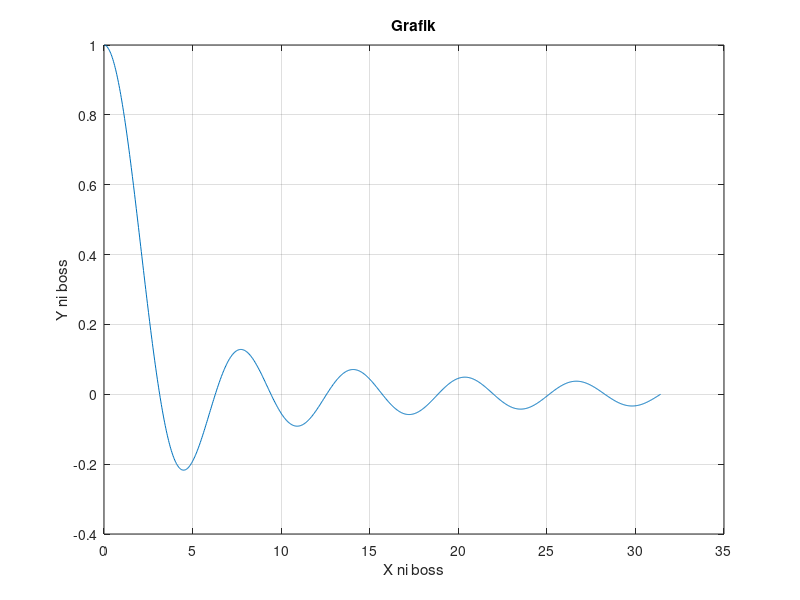

Reproduce this figure in MATLAB.
clc
clear all

x = 0:pi/100:10*pi;
y = sin(x)./x;
plot(x,y)
grid
title ('Grafik')
xlabel ('X ni boss')
ylabel ('Y ni boss')

